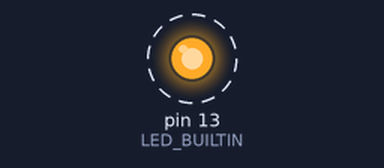
Bench run of a sketch on a simulated Arduino Uno, built with avr-gcc and run on an emulated ATmega328P. Parts: output pins drawn as LEDs (lit = HIGH). Dashed ring = blinking. Random numbers use the default seed unless the sketch sets one; what the sketch prints to the serial monitor is not drawn.

Above: at 0.5 s.
Timing chart, 0 to 4.6 s (numbered marks = the images above):
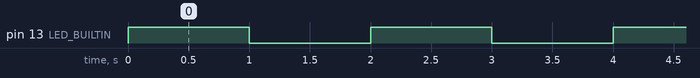

Measured:
- by itself, pin 13 (LED_BUILTIN): alternates HIGH for 1.0 s and LOW for 1.0 s

The sketch:

0100_MIDI_Emulation_Serial.ino
```cpp
//#include <MIDI.h>
//MIDI_CREATE_DEFAULT_INSTANCE();

// adaptação do exemplo genérico de envio de mensagens MIDI - note on e note off
// utilizando a comunicação Serial
// este exeplo deverá ser utilizado em placas de Arduino
// que utilizem o ATMega 328 (Diecimila e UNO)


int serialvalue; // value for serial input
int started = 0; // flag for whether we've received serial yet

void setup()
{
  Serial.begin(9600);
  pinMode(LED_BUILTIN, OUTPUT);
  //MIDI.begin(1);                      // Launch MIDI and listen to channel 4
}

void loop()
{
  int random_note = random(127);
  digitalWrite(LED_BUILTIN, HIGH);
  noteOn(random_note, 127, 1);    // Send a Note (pitch 42, velo 127 on channel 1)
  delay(1000);		            // Wait for a second
  noteOff(random_note, 0, 1);     // Stop the note
  digitalWrite(LED_BUILTIN, LOW);
  delay(1000);

}

void noteOn(int pitch, int velocity, int channel) {
  //MIDI.sendNoteOn(pitch, velocity, channel);
  Serial.print(pitch);
  Serial.print(" ");
  Serial.print(velocity);
  Serial.print(" ");
  Serial.print(channel);
  Serial.println();
}

void noteOff(int pitch, int velocity, int channel) {
  //MIDI.sendNoteOff(pitch, velocity, channel);
  Serial.print(pitch);
  Serial.print(" ");
  Serial.print(velocity);
  Serial.print(" ");
  Serial.print(channel);
  Serial.println();
}
```
